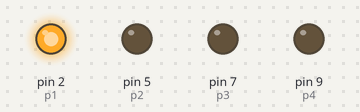
The sketch below on a simulated Arduino Uno, built with avr-gcc and run on an emulated ATmega328P. Shown: output pins drawn as LEDs (lit = HIGH).

Above: at 0.5 s.
At 1.5 s:
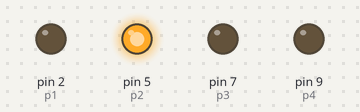
At 2.5 s:
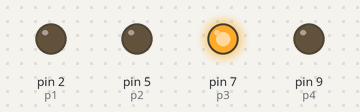
At 3.5 s:
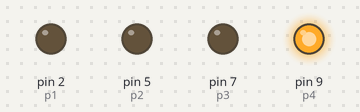
Timing chart, 0 to 5.2 s (numbered marks = the images above):
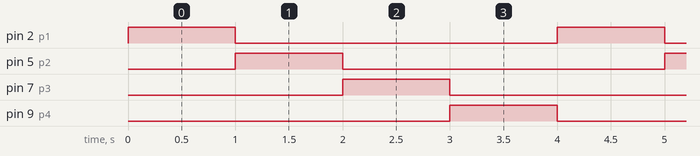

Measured:
- by itself, pin 2 (p1), pin 5 (p2), pin 7 (p3), pin 9 (p4): alternates HIGH for 1.0 s and LOW for 3.0 s
- by itself, everything shown: repeats every 4.0 s, in 4 steps

The sketch:

pwmGEN.ino
```cpp
const int p1 = 2; //D2
const int p2 = 5; //D3
const int p3 = 7; //D2
const int p4 = 9; //D3

const int pins[4] = {p1,p2,p3,p4};

const int de = 1000;
void setup() {
  // put your setup code here, to run once:
  pinMode(p1, OUTPUT);
  pinMode(p2, OUTPUT);
    pinMode(p3, OUTPUT);
      pinMode(p4, OUTPUT);
 //  digitalWrite(p1, LOW);
//  digitalWrite(p2, LOW);
}

void loop() {
digitalWrite(pins[3], LOW);
digitalWrite(pins[0], HIGH);
delay(de);
digitalWrite(pins[0], LOW);
digitalWrite(pins[1], HIGH);
delay(de);
digitalWrite(pins[1], LOW);
digitalWrite(pins[2], HIGH);
delay(de);
digitalWrite(pins[2], LOW);
digitalWrite(pins[3], HIGH);
delay(de);
}
```
